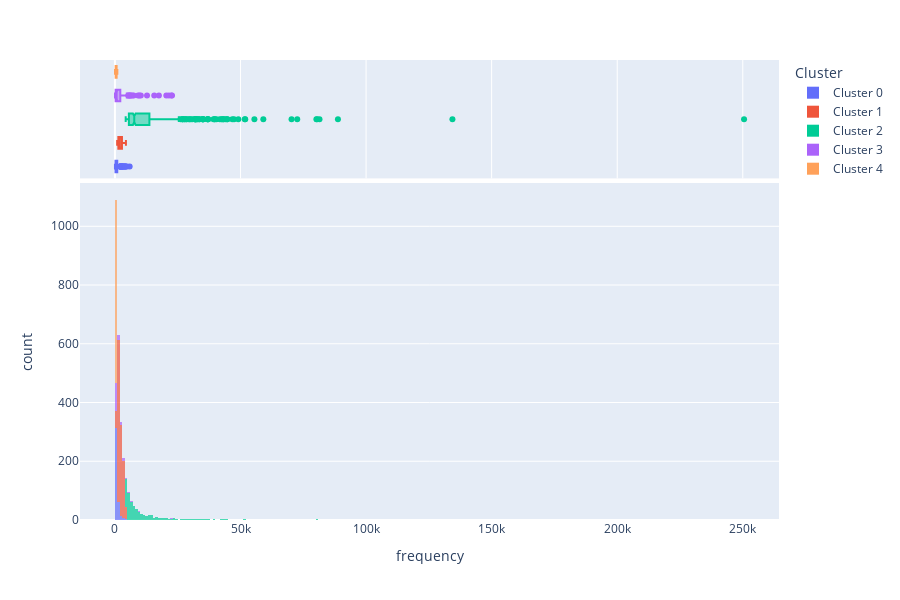

Notebook code for this chart:
### Code cell
# plot distribution of feature 1 frequency within the clusters
plot_model(model, plot = 'distribution', feature = 'frequency')

### Figure 1 — Plotly figure (JSON) as saved in the notebook; plotly's stock layout.template omitted (floating-point values rounded to 4 significant figures; data arrays with more than 128 entries replaced by an {"elided": "..."} marker saying what was removed)
{"data": [{"alignmentgroup": "True", "bingroup": "x", "hovertemplate": "Cluster=Cluster 0<br>frequency=%{x}<br>count=%{y}<extra></extra>", "legendgroup": "Cluster 0", "marker": {"color": "#636efa", "opacity": 0.7, "pattern": {"shape": ""}}, "name": "Cluster 0", "offsetgroup": "Cluster 0", "orientation": "v", "showlegend": true, "type": "histogram", "x": {"elided": "400 int values"}, "xaxis": "x", "yaxis": "y"}, {"alignmentgroup": "True", "customdata": {"elided": "400x5 mixed values"}, "hovertemplate": "Cluster=%{customdata[4]}<br>frequency=%{x}<br>item=%{customdata[0]}<br>recency=%{customdata[1]}<br>frequency_ln=%{customdata[2]}<br>recency_ln=%{customdata[3]}<extra></extra>", "legendgroup": "Cluster 0", "marker": {"color": "#636efa"}, "name": "Cluster 0", "notched": true, "offsetgroup": "Cluster 0", "showlegend": false, "type": "box", "x": {"elided": "400 int values"}, "xaxis": "x2", "yaxis": "y2"}, {"alignmentgroup": "True", "bingroup": "x", "hovertemplate": "Cluster=Cluster 1<br>frequency=%{x}<br>count=%{y}<extra></extra>", "legendgroup": "Cluster 1", "marker": {"color": "#EF553B", "opacity": 0.7, "pattern": {"shape": ""}}, "name": "Cluster 1", "offsetgroup": "Cluster 1", "orientation": "v", "showlegend": true, "type": "histogram", "x": {"elided": "1152 int values"}, "xaxis": "x", "yaxis": "y"}, {"alignmentgroup": "True", "customdata": {"elided": "1152x5 mixed values"}, "hovertemplate": "Cluster=%{customdata[4]}<br>frequency=%{x}<br>item=%{customdata[0]}<br>recency=%{customdata[1]}<br>frequency_ln=%{customdata[2]}<br>recency_ln=%{customdata[3]}<extra></extra>", "legendgroup": "Cluster 1", "marker": {"color": "#EF553B"}, "name": "Cluster 1", "notched": true, "offsetgroup": "Cluster 1", "showlegend": false, "type": "box", "x": {"elided": "1152 int values"}, "xaxis": "x2", "yaxis": "y2"}, {"alignmentgroup": "True", "bingroup": "x", "hovertemplate": "Cluster=Cluster 2<br>frequency=%{x}<br>count=%{y}<extra></extra>", "legendgroup": "Cluster 2", "marker": {"color": "#00cc96", "opacity": 0.7, "pattern": {"shape": ""}}, "name": "Cluster 2", "offsetgroup": "Cluster 2", "orientation": "v", "showlegend": true, "type": "histogram", "x": {"elided": "567 int values"}, "xaxis": "x", "yaxis": "y"}, {"alignmentgroup": "True", "customdata": {"elided": "567x5 mixed values"}, "hovertemplate": "Cluster=%{customdata[4]}<br>frequency=%{x}<br>item=%{customdata[0]}<br>recency=%{customdata[1]}<br>frequency_ln=%{customdata[2]}<br>recency_ln=%{customdata[3]}<extra></extra>", "legendgroup": "Cluster 2", "marker": {"color": "#00cc96"}, "name": "Cluster 2", "notched": true, "offsetgroup": "Cluster 2", "showlegend": false, "type": "box", "x": {"elided": "567 int values"}, "xaxis": "x2", "yaxis": "y2"}, {"alignmentgroup": "True", "bingroup": "x", "hovertemplate": "Cluster=Cluster 3<br>frequency=%{x}<br>count=%{y}<extra></extra>", "legendgroup": "Cluster 3", "marker": {"color": "#ab63fa", "opacity": 0.7, "pattern": {"shape": ""}}, "name": "Cluster 3", "offsetgroup": "Cluster 3", "orientation": "v", "showlegend": true, "type": "histogram", "x": {"elided": "155 int values"}, "xaxis": "x", "yaxis": "y"}, {"alignmentgroup": "True", "customdata": {"elided": "155x5 mixed values"}, "hovertemplate": "Cluster=%{customdata[4]}<br>frequency=%{x}<br>item=%{customdata[0]}<br>recency=%{customdata[1]}<br>frequency_ln=%{customdata[2]}<br>recency_ln=%{customdata[3]}<extra></extra>", "legendgroup": "Cluster 3", "marker": {"color": "#ab63fa"}, "name": "Cluster 3", "notched": true, "offsetgroup": "Cluster 3", "showlegend": false, "type": "box", "x": {"elided": "155 int values"}, "xaxis": "x2", "yaxis": "y2"}, {"alignmentgroup": "True", "bingroup": "x", "hovertemplate": "Cluster=Cluster 4<br>frequency=%{x}<br>count=%{y}<extra></extra>", "legendgroup": "Cluster 4", "marker": {"color": "#FFA15A", "opacity": 0.7, "pattern": {"shape": ""}}, "name": "Cluster 4", "offsetgroup": "Cluster 4", "orientation": "v", "showlegend": true, "type": "histogram", "x": {"elided": "623 int values"}, "xaxis": "x", "yaxis": "y"}, {"alignmentgroup": "True", "customdata": {"elided": "623x5 mixed values"}, "hovertemplate": "Cluster=%{customdata[4]}<br>frequency=%{x}<br>item=%{customdata[0]}<br>recency=%{customdata[1]}<br>frequency_ln=%{customdata[2]}<br>recency_ln=%{customdata[3]}<extra></extra>", "legendgroup": "Cluster 4", "marker": {"color": "#FFA15A"}, "name": "Cluster 4", "notched": true, "offsetgroup": "Cluster 4", "showlegend": false, "type": "box", "x": {"elided": "623 int values"}, "xaxis": "x2", "yaxis": "y2"}], "layout": {"barmode": "relative", "height": 600, "legend": {"title": {"text": "Cluster"}, "tracegroupgap": 0}, "margin": {"t": 60}, "xaxis": {"anchor": "y", "domain": [0, 1], "title": {"text": "frequency"}}, "xaxis2": {"anchor": "y2", "domain": [0, 1], "matches": "x", "showgrid": true, "showticklabels": false}, "yaxis": {"anchor": "x", "domain": [0, 0.7326], "title": {"text": "count"}}, "yaxis2": {"anchor": "x2", "domain": [0.7426, 1], "matches": "y2", "showgrid": false, "showline": false, "showticklabels": false, "ticks": ""}}}
